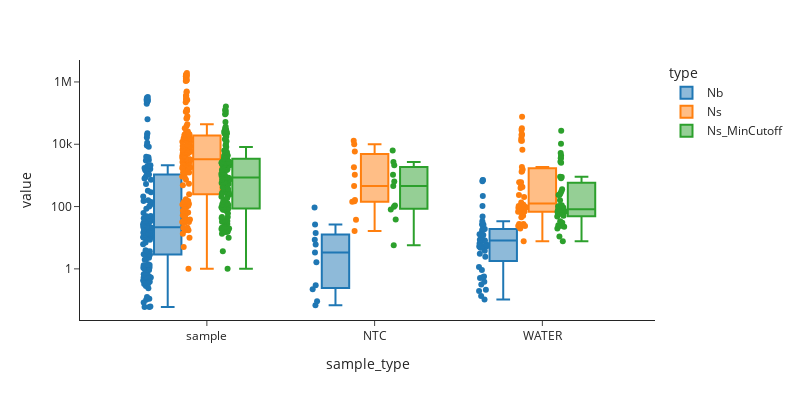
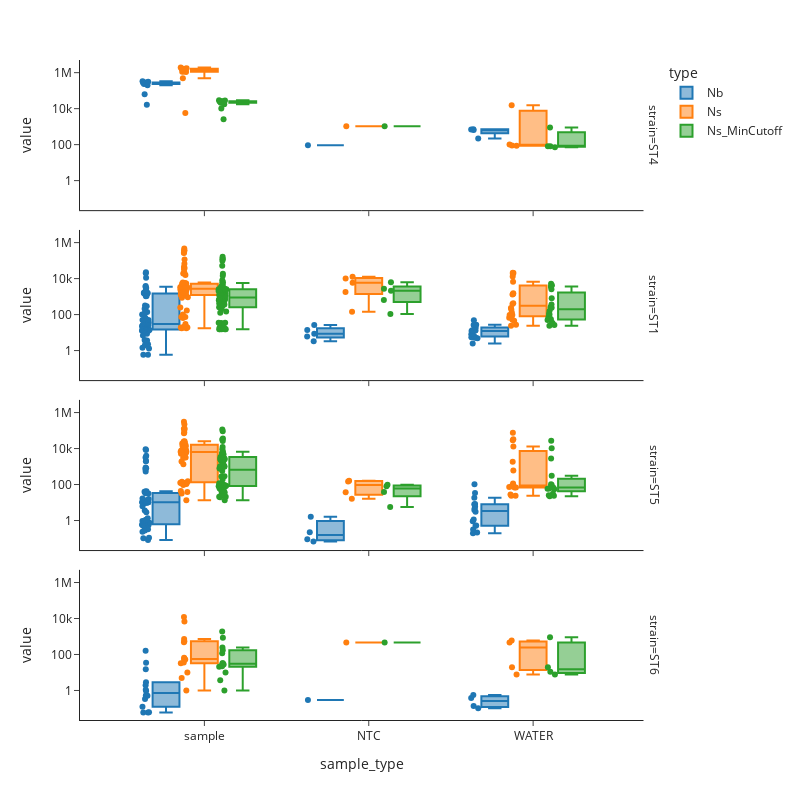

Notebook code for these charts, in order:
### Code cell
df_plot = df_FP[['cage','strain', 'sample_id', 'sample_type','Nb', 'Ns', 'Ns_MinCutoff']].set_index(['cage','strain', 'sample_id', 'sample_type']).stack()
df_plot = df_plot.reset_index()
df_plot = df_plot.rename(columns = {'level_4': 'type', 0: 'value'})
display(df_plot)
fig = px.box(df_plot,
            y = 'value',
            x = 'sample_type',
            color = 'type',
            points = 'all',
            template = 'simple_white',
            width = 800,
            height = 400,
            log_y = True)
fig.show()
fig = px.box(df_plot,
            y = 'value',
            x = 'sample_type',
            facet_row = 'strain',
            color = 'type',
            points = 'all',
            template = 'simple_white',
            width = 800,
            height = 800,
            log_y = True)
fig.show()

### Figure 1 — Plotly figure (JSON) as saved in the notebook; plotly's stock layout.template omitted (floating-point values rounded to 4 significant figures; data arrays with more than 128 entries replaced by an {"elided": "..."} marker saying what was removed)
{"data": [{"alignmentgroup": "True", "boxpoints": "all", "hovertemplate": "type=Nb<br>sample_type=%{x}<br>value=%{y}<extra></extra>", "legendgroup": "Nb", "marker": {"color": "#1F77B4"}, "name": "Nb", "notched": false, "offsetgroup": "Nb", "orientation": "v", "showlegend": true, "type": "box", "x": {"elided": "209 str values"}, "x0": " ", "xaxis": "x", "y": {"elided": "209 float values"}, "y0": " ", "yaxis": "y"}, {"alignmentgroup": "True", "boxpoints": "all", "hovertemplate": "type=Ns<br>sample_type=%{x}<br>value=%{y}<extra></extra>", "legendgroup": "Ns", "marker": {"color": "#FF7F0E"}, "name": "Ns", "notched": false, "offsetgroup": "Ns", "orientation": "v", "showlegend": true, "type": "box", "x": {"elided": "209 str values"}, "x0": " ", "xaxis": "x", "y": {"elided": "209 float values"}, "y0": " ", "yaxis": "y"}, {"alignmentgroup": "True", "boxpoints": "all", "hovertemplate": "type=Ns_MinCutoff<br>sample_type=%{x}<br>value=%{y}<extra></extra>", "legendgroup": "Ns_MinCutoff", "marker": {"color": "#2CA02C"}, "name": "Ns_MinCutoff", "notched": false, "offsetgroup": "Ns_MinCutoff", "orientation": "v", "showlegend": true, "type": "box", "x": {"elided": "209 str values"}, "x0": " ", "xaxis": "x", "y": {"elided": "209 float values"}, "y0": " ", "yaxis": "y"}], "layout": {"boxmode": "group", "height": 400, "legend": {"title": {"text": "type"}, "tracegroupgap": 0}, "margin": {"t": 60}, "width": 800, "xaxis": {"anchor": "y", "domain": [0, 1], "title": {"text": "sample_type"}}, "yaxis": {"anchor": "x", "domain": [0, 1], "title": {"text": "value"}, "type": "log"}}}

### Figure 2 — Plotly figure (JSON) as saved in the notebook; plotly's stock layout.template omitted (floating-point values rounded to 4 significant figures)
{"data": [{"alignmentgroup": "True", "boxpoints": "all", "hovertemplate": "type=Nb<br>strain=ST4<br>sample_type=%{x}<br>value=%{y}<extra></extra>", "legendgroup": "Nb", "marker": {"color": "#1F77B4"}, "name": "Nb", "notched": false, "offsetgroup": "Nb", "orientation": "v", "showlegend": true, "type": "box", "x": ["sample", "sample", "sample", "sample", "sample", "sample", "sample", "sample", "sample", "sample", "sample", "sample", "sample", "sample", "NTC", "WATER", "WATER", "WATER", "WATER"], "x0": " ", "xaxis": "x4", "y": [199300.0, 253200.0, 265700.0, 236900.0, 280800.0, 238600.0, 16420.0, 63240.0, 329900.0, 273600.0, 312400.0, 261200.0, 280200.0, 239400.0, 93.85, 219.1, 711.3, 703.7, 648.7], "y0": " ", "yaxis": "y4"}, {"alignmentgroup": "True", "boxpoints": "all", "hovertemplate": "type=Nb<br>strain=ST1<br>sample_type=%{x}<br>value=%{y}<extra></extra>", "legendgroup": "Nb", "marker": {"color": "#1F77B4"}, "name": "Nb", "notched": false, "offsetgroup": "Nb", "orientation": "v", "showlegend": false, "type": "box", "x": ["sample", "sample", "sample", "sample", "sample", "sample", "sample", "sample", "sample", "sample", "sample", "sample", "sample", "sample", "NTC", "WATER", "WATER", "WATER", "WATER", "sample", "sample", "sample", "sample", "sample", "sample", "sample", "sample", "sample", "sample", "sample", "sample", "sample", "sample", "NTC", "WATER", "WATER", "WATER", "WATER", "sample", "sample", "sample", "sample", "sample", "sample", "sample", "sample", "sample", "sample", "sample", "sample", "sample", "sample", "NTC", "WATER", "WATER", "WATER", "WATER", "sample", "sample", "sample", "sample", "sample", "sample", "sample", "sample", "sample", "sample", "sample", "sample", "sample", "sample", "NTC", "WATER", "WATER", "WATER", "WATER", "sample", "sample", "sample", "sample", "sample", "sample", "sample", "sample", "sample", "sample", "sample", "sample", "sample", "sample", "NTC", "WATER", "WATER", "WATER", "WATER"], "x0": " ", "xaxis": "x3", "y": [26.4, 35.43, 12.46, 12.76, 8.525, 12.21, 150.9, 319.5, 17.38, 17.9, 13.02, 13.73, 14.43, 14.71, 26.48, 8.09, 26.78, 5.181, 17.33, 2113.0, 288.6, 1502.0, 1616.0, 1712.0, 1603.0, 61.62, 84.46, 1466.0, 1692.0, 1463.0, 1758.0, 1676.0, 1602.0, 6.085, 19.01, 12.15, 6.489, 48.17, 2.271, 22.61, 21.88, 100.2, 20.97, 19.18, 2.925, 1.302, 21.65, 21.95, 21.89, 24.32, 21.5, 24.53, 3.323, 4.765, 13.31, 5.353, 27.38, 6.965, 3.644, 3.928, 14.89, 1.415, 49.67, 0.5845, 0.5768, 33.95, 29.75, 26.75, 49.29, 1.95, 30.28, 8.545, 12.41, 5.446, 2.451, 26.29, 112.8, 3822.0, 3524.0, 140.1, 1068.0, 11230.0, 30.69, 22530.0, 211.3, 20000.0, 1034.0, 2046.0, 3026.0, 22.16, 14.07, 10.15, 8.642, 19.39, 13.01], "y0": " ", "yaxis": "y3"}, {"alignmentgroup": "True", "boxpoints": "all", "hovertemplate": "type=Nb<br>strain=ST5<br>sample_type=%{x}<br>value=%{y}<extra></extra>", "legendgroup": "Nb", "marker": {"color": "#1F77B4"}, "name": "Nb", "notched": false, "offsetgroup": "Nb", "orientation": "v", "showlegend": false, "type": "box", "x": ["sample", "sample", "sample", "sample", "sample", "sample", "sample", "sample", "sample", "sample", "sample", "sample", "sample", "sample", "NTC", "WATER", "WATER", "WATER", "WATER", "sample", "sample", "sample", "sample", "sample", "sample", "sample", "sample", "sample", "sample", "sample", "sample", "sample", "sample", "NTC", "WATER", "WATER", "WATER", "WATER", "sample", "sample", "sample", "sample", "sample", "sample", "sample", "sample", "sample", "sample", "sample", "sample", "sample", "sample", "NTC", "WATER", "WATER", "WATER", "WATER", "sample", "sample", "sample", "sample", "sample", "sample", "sample", "sample", "sample", "sample", "sample", "sample", "sample", "sample", "NTC", "WATER", "WATER", "WATER", "WATER"], "x0": " ", "xaxis": "x2", "y": [0.1026, 0.3627, 0.2367, 0.672, 0.283, 0.5296, 0.1099, 0.3867, 0.5791, 0.7514, 0.5259, 0.7481, 0.4199, 0.3269, 0.09209, 0.5088, 0.2148, 0.1963, 0.5299, 0.5323, 9.977, 9.958, 10.45, 6.161, 10.42, 0.083, 0.5375, 10.34, 10.43, 10.27, 10.38, 9.556, 10.42, 0.06769, 0.9218, 4.846, 18.2, 0.3152, 2.871, 1.338, 16.82, 32.39, 12.42, 31.79, 1.108, 0.9544, 15.51, 40.26, 13.11, 40.47, 12.0, 34.27, 1.638, 33.45, 8.098, 103.6, 8.19, 530.7, 879.2, 3133.0, 3.644, 2008.0, 11.38, 3940.0, 42.29, 9165.0, 799.4, 8265.0, 727.9, 1971.0, 0.9839, 0.2215, 3.816, 3.031, 6.035, 1.143], "y0": " ", "yaxis": "y2"}, {"alignmentgroup": "True", "boxpoints": "all", "hovertemplate": "type=Nb<br>strain=ST6<br>sample_type=%{x}<br>value=%{y}<extra></extra>", "legendgroup": "Nb", "marker": {"color": "#1F77B4"}, "name": "Nb", "notched": false, "offsetgroup": "Nb", "orientation": "v", "showlegend": false, "type": "box", "x": ["sample", "sample", "sample", "sample", "sample", "sample", "sample", "sample", "sample", "sample", "sample", "sample", "sample", "sample", "NTC", "WATER", "WATER", "WATER", "WATER"], "x0": " ", "xaxis": "x", "y": [0.06022, 0.05967, 0.3365, 1.945, 0.5115, 1.084, 0.5313, 15.33, 2.84, 0.1253, 0.06167, 159.2, 35.23, 0.9195, 0.2997, 0.5635, 0.3849, 0.1357, 0.1036], "y0": " ", "yaxis": "y"}, {"alignmentgroup": "True", "boxpoints": "all", "hovertemplate": "type=Ns<br>strain=ST4<br>sample_type=%{x}<br>value=%{y}<extra></extra>", "legendgroup": "Ns", "marker": {"color": "#FF7F0E"}, "name": "Ns", "notched": false, "offsetgroup": "Ns", "orientation": "v", "showlegend": true, "type": "box", "x": ["sample", "sample", "sample", "sample", "sample", "sample", "sample", "sample", "sample", "sample", "sample", "sample", "sample", "sample", "NTC", "WATER", "WATER", "WATER", "WATER"], "x0": " ", "xaxis": "x4", "y": [1073000.0, 1299000.0, 1651000.0, 1396000.0, 1633000.0, 1477000.0, 5693.0, 496600.0, 1658000.0, 1936000.0, 1520000.0, 1120000.0, 1745000.0, 1161000.0, 1047.0, 103.2, 86.26, 15360.0, 89.89], "y0": " ", "yaxis": "y4"}, {"alignmentgroup": "True", "boxpoints": "all", "hovertemplate": "type=Ns<br>strain=ST1<br>sample_type=%{x}<br>value=%{y}<extra></extra>", "legendgroup": "Ns", "marker": {"color": "#FF7F0E"}, "name": "Ns", "notched": false, "offsetgroup": "Ns", "orientation": "v", "showlegend": false, "type": "box", "x": ["sample", "sample", "sample", "sample", "sample", "sample", "sample", "sample", "sample", "sample", "sample", "sample", "sample", "sample", "NTC", "WATER", "WATER", "WATER", "WATER", "sample", "sample", "sample", "sample", "sample", "sample", "sample", "sample", "sample", "sample", "sample", "sample", "sample", "sample", "NTC", "WATER", "WATER", "WATER", "WATER", "sample", "sample", "sample", "sample", "sample", "sample", "sample", "sample", "sample", "sample", "sample", "sample", "sample", "sample", "NTC", "WATER", "WATER", "WATER", "WATER", "sample", "sample", "sample", "sample", "sample", "sample", "sample", "sample", "sample", "sample", "sample", "sample", "sample", "sample", "NTC", "WATER", "WATER", "WATER", "WATER", "sample", "sample", "sample", "sample", "sample", "sample", "sample", "sample", "sample", "sample", "sample", "sample", "sample", "sample", "NTC", "WATER", "WATER", "WATER", "WATER"], "x0": " ", "xaxis": "x3", "y": [866.3, 246.6, 2979.0, 2663.0, 2312.0, 2697.0, 3091.0, 5354.0, 5661.0, 5985.0, 3187.0, 4135.0, 3821.0, 4174.0, 1823.0, 24.16, 93.63, 1552.0, 66.0, 1757.0, 5197.0, 19.18, 17.36, 19.18, 64.64, 15620.0, 73.73, 19.18, 30.09, 21.0, 73.73, 170.1, 17.36, 5874.0, 233.0, 6618.0, 20550.0, 135.5, 1761.0, 2621.0, 3161.0, 3306.0, 3554.0, 2581.0, 3101.0, 2061.0, 3521.0, 2598.0, 3541.0, 2741.0, 3308.0, 2711.0, 12840.0, 201.0, 12880.0, 20920.0, 45.62, 926.5, 21.0, 2291.0, 1124.0, 3294.0, 1711.0, 102.2, 1941.0, 1628.0, 1274.0, 1264.0, 4192.0, 1230.0, 1229.0, 142.1, 423.9, 393.0, 1381.0, 27.32, 1596.0, 465500.0, 44050.0, 116900.0, 20480.0, 264200.0, 19150.0, 362600.0, 21280.0, 280000.0, 32430.0, 365600.0, 66480.0, 38400.0, 10020.0, 51.0, 1320.0, 18620.0, 96.29], "y0": " ", "yaxis": "y3"}, {"alignmentgroup": "True", "boxpoints": "all", "hovertemplate": "type=Ns<br>strain=ST5<br>sample_type=%{x}<br>value=%{y}<extra></extra>", "legendgroup": "Ns", "marker": {"color": "#FF7F0E"}, "name": "Ns", "notched": false, "offsetgroup": "Ns", "orientation": "v", "showlegend": false, "type": "box", "x": ["sample", "sample", "sample", "sample", "sample", "sample", "sample", "sample", "sample", "sample", "sample", "sample", "sample", "sample", "NTC", "WATER", "WATER", "WATER", "WATER", "sample", "sample", "sample", "sample", "sample", "sample", "sample", "sample", "sample", "sample", "sample", "sample", "sample", "sample", "NTC", "WATER", "WATER", "WATER", "WATER", "sample", "sample", "sample", "sample", "sample", "sample", "sample", "sample", "sample", "sample", "sample", "sample", "sample", "sample", "NTC", "WATER", "WATER", "WATER", "WATER", "sample", "sample", "sample", "sample", "sample", "sample", "sample", "sample", "sample", "sample", "sample", "sample", "sample", "sample", "NTC", "WATER", "WATER", "WATER", "WATER"], "x0": " ", "xaxis": "x2", "y": [13.5, 8303.0, 8643.0, 13460.0, 3161.0, 14340.0, 5402.0, 31.67, 19150.0, 38.14, 16020.0, 15640.0, 70120.0, 20370.0, 149.0, 23.67, 27.67, 28590.0, 23.86, 6386.0, 141.0, 109.0, 115.3, 6366.0, 124.3, 1342.0, 151.0, 111.0, 126.0, 106.0, 121.0, 94.33, 118.1, 16.29, 1862.0, 114.3, 12850.0, 601.0, 1928.0, 126.9, 7718.0, 6570.0, 8848.0, 3038.0, 43.11, 4335.0, 9812.0, 5821.0, 5121.0, 5174.0, 12020.0, 5271.0, 37.47, 72.58, 68.0, 32510.0, 68.78, 7965.0, 21150.0, 306500.0, 16910.0, 125200.0, 6585.0, 79000.0, 25440.0, 130000.0, 20840.0, 110600.0, 24750.0, 223400.0, 3161.0, 161.0, 84.33, 81.0, 76050.0, 93.5], "y0": " ", "yaxis": "y2"}, {"alignmentgroup": "True", "boxpoints": "all", "hovertemplate": "type=Ns<br>strain=ST6<br>sample_type=%{x}<br>value=%{y}<extra></extra>", "legendgroup": "Ns", "marker": {"color": "#FF7F0E"}, "name": "Ns", "notched": false, "offsetgroup": "Ns", "orientation": "v", "showlegend": false, "type": "box", "x": ["sample", "sample", "sample", "sample", "sample", "sample", "sample", "sample", "sample", "sample", "sample", "sample", "sample", "sample", "NTC", "WATER", "WATER", "WATER", "WATER"], "x0": " ", "xaxis": "x", "y": [5.0, 59.89, 53.22, 1.0, 481.0, 66.0, 9.889, 12110.0, 6814.0, 32.11, 52.11, 718.5, 544.3, 36.38, 461.0, 19.57, 601.0, 466.6, 7.667], "y0": " ", "yaxis": "y"}, {"alignmentgroup": "True", "boxpoints": "all", "hovertemplate": "type=Ns_MinCutoff<br>strain=ST4<br>sample_type=%{x}<br>value=%{y}<extra></extra>", "legendgroup": "Ns_MinCutoff", "marker": {"color": "#2CA02C"}, "name": "Ns_MinCutoff", "notched": false, "offsetgroup": "Ns_MinCutoff", "orientation": "v", "showlegend": true, "type": "box", "x": ["sample", "sample", "sample", "sample", "sample", "sample", "sample", "sample", "sample", "sample", "sample", "sample", "sample", "sample", "NTC", "WATER", "WATER", "WATER", "WATER"], "x0": " ", "xaxis": "x4", "y": [17310.0, 22590.0, 23840.0, 22170.0, 24570.0, 21140.0, 2554.0, 10150.0, 29560.0, 26150.0, 28300.0, 24760.0, 25720.0, 22380.0, 1048.0, 81.0, 72.11, 892.6, 82.11], "y0": " ", "yaxis": "y4"}, {"alignmentgroup": "True", "boxpoints": "all", "hovertemplate": "type=Ns_MinCutoff<br>strain=ST1<br>sample_type=%{x}<br>value=%{y}<extra></extra>", "legendgroup": "Ns_MinCutoff", "marker": {"color": "#2CA02C"}, "name": "Ns_MinCutoff", "notched": false, "offsetgroup": "Ns_MinCutoff", "orientation": "v", "showlegend": false, "type": "box", "x": ["sample", "sample", "sample", "sample", "sample", "sample", "sample", "sample", "sample", "sample", "sample", "sample", "sample", "sample", "NTC", "WATER", "WATER", "WATER", "WATER", "sample", "sample", "sample", "sample", "sample", "sample", "sample", "sample", "sample", "sample", "sample", "sample", "sample", "sample", "NTC", "WATER", "WATER", "WATER", "WATER", "sample", "sample", "sample", "sample", "sample", "sample", "sample", "sample", "sample", "sample", "sample", "sample", "sample", "sample", "NTC", "WATER", "WATER", "WATER", "WATER", "sample", "sample", "sample", "sample", "sample", "sample", "sample", "sample", "sample", "sample", "sample", "sample", "sample", "sample", "NTC", "WATER", "WATER", "WATER", "WATER", "sample", "sample", "sample", "sample", "sample", "sample", "sample", "sample", "sample", "sample", "sample", "sample", "sample", "sample", "NTC", "WATER", "WATER", "WATER", "WATER"], "x0": " ", "xaxis": "x3", "y": [148.8, 127.3, 1023.0, 578.5, 205.2, 618.5, 581.0, 1241.0, 2354.0, 2709.0, 1116.0, 1480.0, 1566.0, 1566.0, 638.6, 24.16, 68.0, 159.9, 34.0, 491.0, 33.73, 17.36, 15.55, 17.36, 15.55, 721.0, 35.55, 17.36, 15.55, 19.0, 15.55, 17.36, 15.55, 2701.0, 237.0, 3617.0, 5254.0, 56.0, 861.0, 2321.0, 2541.0, 2061.0, 2551.0, 2071.0, 701.0, 2291.0, 2548.0, 2221.0, 2721.0, 2421.0, 2558.0, 2531.0, 2121.0, 101.0, 3561.0, 2561.0, 50.23, 258.3, 18.89, 1121.0, 309.9, 753.9, 362.5, 34.68, 255.5, 906.7, 362.7, 756.7, 529.3, 633.0, 365.4, 109.0, 239.3, 359.2, 267.7, 26.26, 413.6, 161400.0, 14350.0, 3477.0, 4382.0, 51340.0, 3885.0, 120400.0, 6286.0, 97650.0, 5641.0, 130200.0, 18610.0, 8169.0, 6270.0, 110.4, 804.3, 4339.0, 48.06], "y0": " ", "yaxis": "y3"}, {"alignmentgroup": "True", "boxpoints": "all", "hovertemplate": "type=Ns_MinCutoff<br>strain=ST5<br>sample_type=%{x}<br>value=%{y}<extra></extra>", "legendgroup": "Ns_MinCutoff", "marker": {"color": "#2CA02C"}, "name": "Ns_MinCutoff", "notched": false, "offsetgroup": "Ns_MinCutoff", "orientation": "v", "showlegend": false, "type": "box", "x": ["sample", "sample", "sample", "sample", "sample", "sample", "sample", "sample", "sample", "sample", "sample", "sample", "sample", "sample", "NTC", "WATER", "WATER", "WATER", "WATER", "sample", "sample", "sample", "sample", "sample", "sample", "sample", "sample", "sample", "sample", "sample", "sample", "sample", "sample", "NTC", "WATER", "WATER", "WATER", "WATER", "sample", "sample", "sample", "sample", "sample", "sample", "sample", "sample", "sample", "sample", "sample", "sample", "sample", "sample", "NTC", "WATER", "WATER", "WATER", "WATER", "sample", "sample", "sample", "sample", "sample", "sample", "sample", "sample", "sample", "sample", "sample", "sample", "sample", "sample", "NTC", "WATER", "WATER", "WATER", "WATER"], "x0": " ", "xaxis": "x2", "y": [13.5, 21.0, 35.67, 117.0, 43.0, 761.0, 21.0, 19.67, 4202.0, 29.57, 2521.0, 113.0, 1041.0, 2461.0, 98.14, 23.67, 22.33, 30.33, 25.29, 61.0, 79.0, 98.14, 81.0, 78.78, 87.67, 281.0, 72.11, 92.11, 88.5, 95.29, 86.71, 87.67, 86.71, 5.706, 311.0, 104.3, 2763.0, 61.0, 284.5, 46.26, 981.0, 1881.0, 1044.0, 2581.0, 46.26, 188.5, 2277.0, 3430.0, 804.3, 3404.0, 1491.0, 3298.0, 38.65, 92.76, 58.89, 10430.0, 69.89, 2849.0, 5275.0, 114600.0, 6540.0, 36690.0, 2589.0, 12400.0, 9294.0, 31810.0, 4760.0, 26690.0, 5571.0, 91810.0, 572.6, 79.89, 74.33, 66.56, 27020.0, 55.12], "y0": " ", "yaxis": "y2"}, {"alignmentgroup": "True", "boxpoints": "all", "hovertemplate": "type=Ns_MinCutoff<br>strain=ST6<br>sample_type=%{x}<br>value=%{y}<extra></extra>", "legendgroup": "Ns_MinCutoff", "marker": {"color": "#2CA02C"}, "name": "Ns_MinCutoff", "notched": false, "offsetgroup": "Ns_MinCutoff", "orientation": "v", "showlegend": false, "type": "box", "x": ["sample", "sample", "sample", "sample", "sample", "sample", "sample", "sample", "sample", "sample", "sample", "sample", "sample", "sample", "NTC", "WATER", "WATER", "WATER", "WATER"], "x0": " ", "xaxis": "x", "y": [3.667, 27.67, 21.0, 1.0, 241.0, 32.67, 9.889, 1887.0, 848.4, 22.11, 32.76, 169.8, 118.9, 28.69, 461.0, 19.57, 901.0, 11.0, 7.667], "y0": " ", "yaxis": "y"}], "layout": {"annotations": [{"font": {}, "showarrow": false, "text": "strain=ST6", "textangle": 90, "x": 0.98, "xanchor": "left", "xref": "paper", "y": 0.1138, "yanchor": "middle", "yref": "paper"}, {"font": {}, "showarrow": false, "text": "strain=ST5", "textangle": 90, "x": 0.98, "xanchor": "left", "xref": "paper", "y": 0.3712, "yanchor": "middle", "yref": "paper"}, {"font": {}, "showarrow": false, "text": "strain=ST1", "textangle": 90, "x": 0.98, "xanchor": "left", "xref": "paper", "y": 0.6288, "yanchor": "middle", "yref": "paper"}, {"font": {}, "showarrow": false, "text": "strain=ST4", "textangle": 90, "x": 0.98, "xanchor": "left", "xref": "paper", "y": 0.8862, "yanchor": "middle", "yref": "paper"}], "boxmode": "group", "height": 800, "legend": {"title": {"text": "type"}, "tracegroupgap": 0}, "margin": {"t": 60}, "width": 800, "xaxis": {"anchor": "y", "domain": [0, 0.98], "title": {"text": "sample_type"}}, "xaxis2": {"anchor": "y2", "domain": [0, 0.98], "matches": "x", "showticklabels": false}, "xaxis3": {"anchor": "y3", "domain": [0, 0.98], "matches": "x", "showticklabels": false}, "xaxis4": {"anchor": "y4", "domain": [0, 0.98], "matches": "x", "showticklabels": false}, "yaxis": {"anchor": "x", "domain": [0, 0.2275], "title": {"text": "value"}, "type": "log"}, "yaxis2": {"anchor": "x2", "domain": [0.2575, 0.485], "matches": "y", "title": {"text": "value"}, "type": "log"}, "yaxis3": {"anchor": "x3", "domain": [0.515, 0.7425], "matches": "y", "title": {"text": "value"}, "type": "log"}, "yaxis4": {"anchor": "x4", "domain": [0.7725, 1], "matches": "y", "title": {"text": "value"}, "type": "log"}}}
